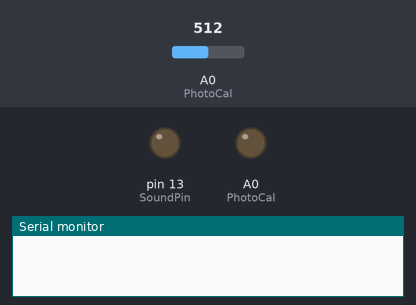
A sketch run on a simulated Arduino Uno, built with avr-gcc and run on an emulated ATmega328P. On the bench: output pins drawn as LEDs (lit = HIGH), the last lines printed to the serial monitor. Dashed ring = blinking. The inputs (shaded band) are chosen by the test bench; at power-on: A0 (PhotoCal) = 512.

Above: at 1.8 s.
At 4.2 s:
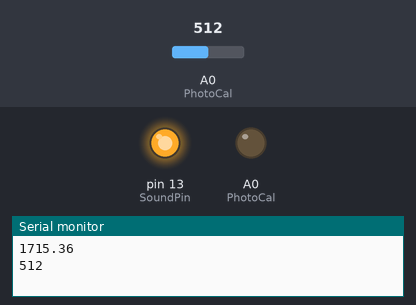
4.3 s: A0 (PhotoCal) set to 122
8.7 s: A0 (PhotoCal) set to 0
At 9.07 s:
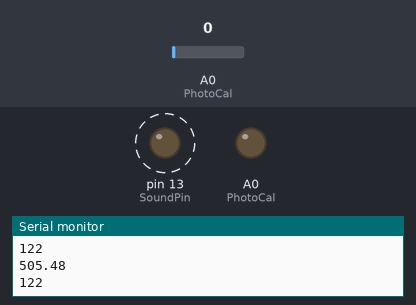
Timing chart, 0 to 19.1 s (numbered marks = the images above; inputs shaded):
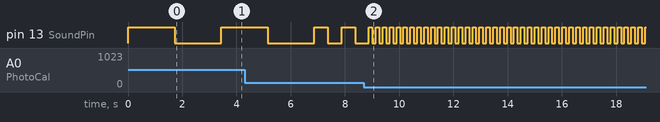

Measured:
- after the input at 8.7 s, pin 13 (SoundPin): alternates HIGH for 0.13 s and LOW for 0.13 s, starting after 0.31 s

The sketch:

sixth_experiment.ino
```cpp
int PhotoVol;
int SoundPin = 13;
int PhotoCal = A0;
float SoundCal;
void setup()

{
  pinMode(PhotoCal, OUTPUT);
  pinMode(SoundPin, OUTPUT);
  Serial.begin(9600);

}

void loop()
{
  PhotoVol = analogRead(PhotoCal);
  SoundCal = (((273/88.0)*PhotoVol)+127);
  digitalWrite(SoundPin, HIGH);
  delay(SoundCal);
  digitalWrite(SoundPin, LOW);
  delay(SoundCal);
  Serial.println(SoundCal);
  Serial.println(PhotoVol);
}
```
